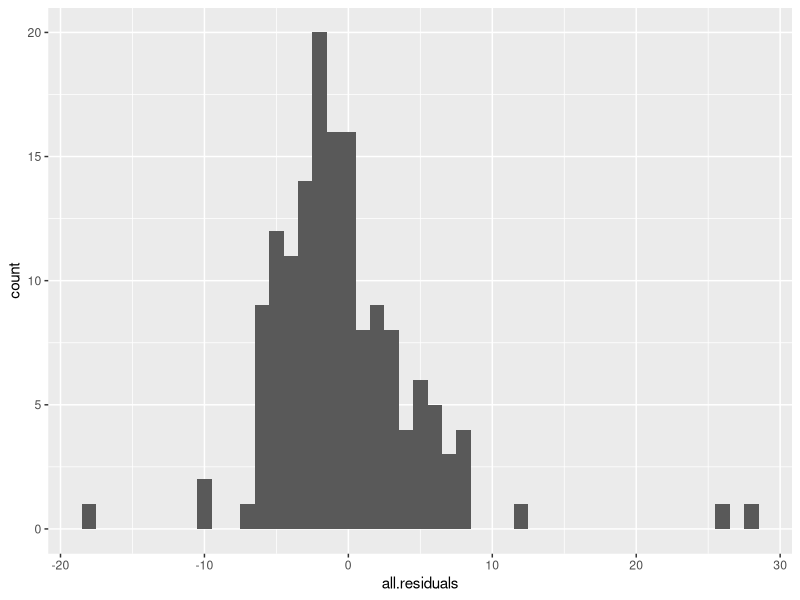
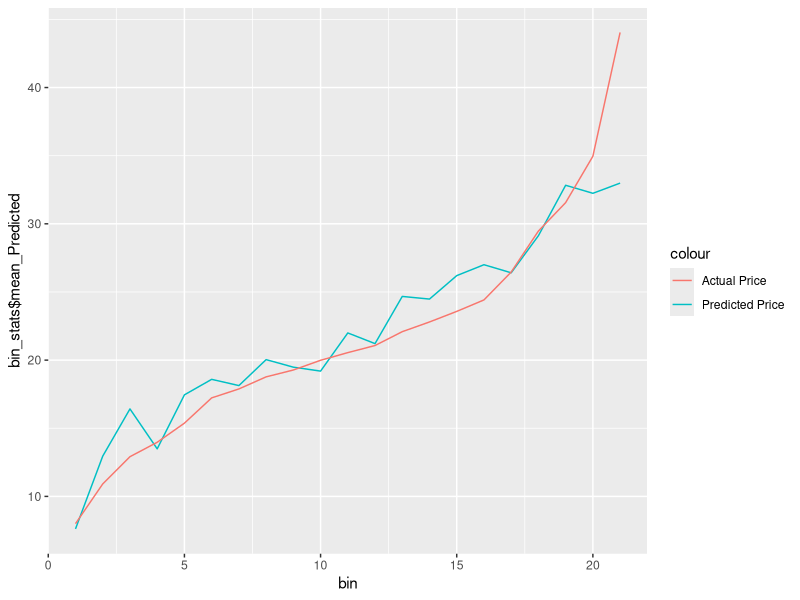
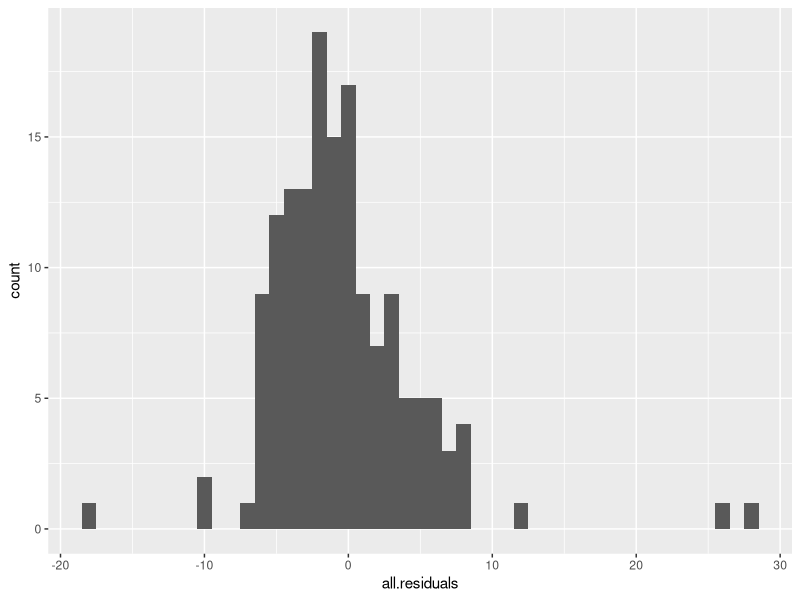
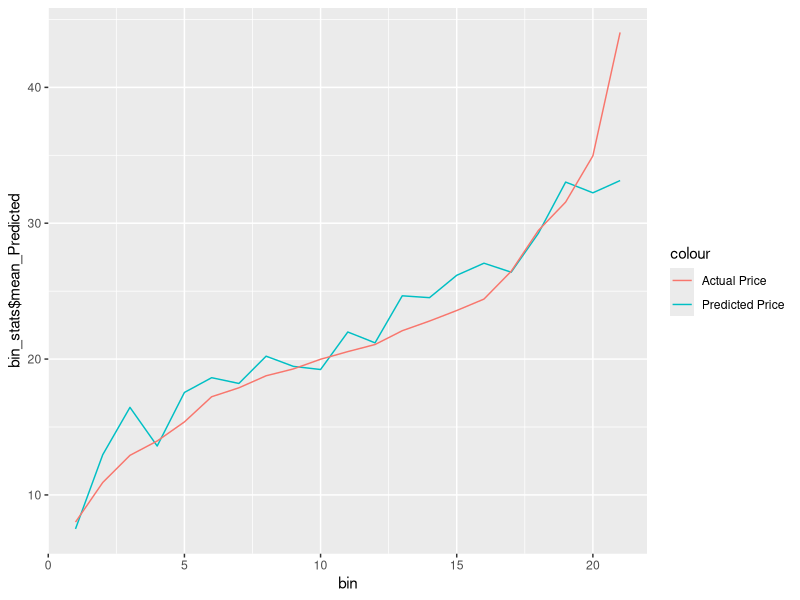
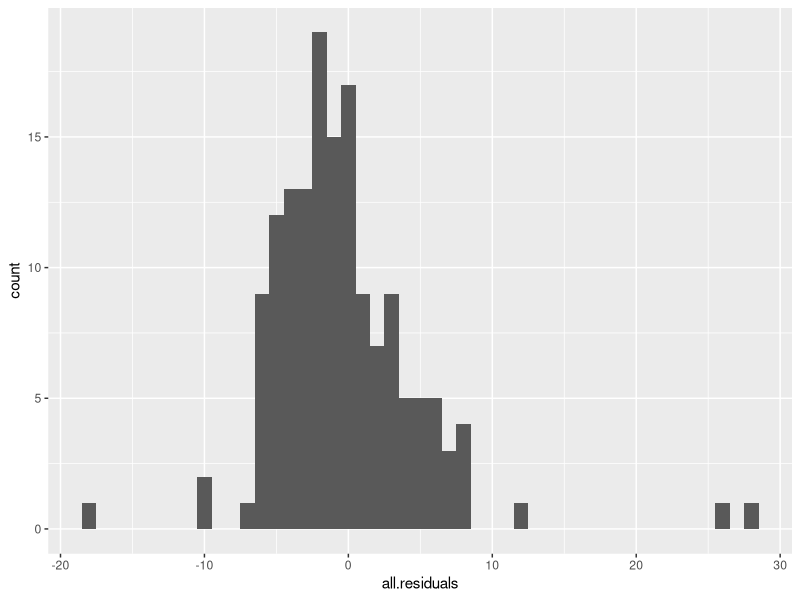
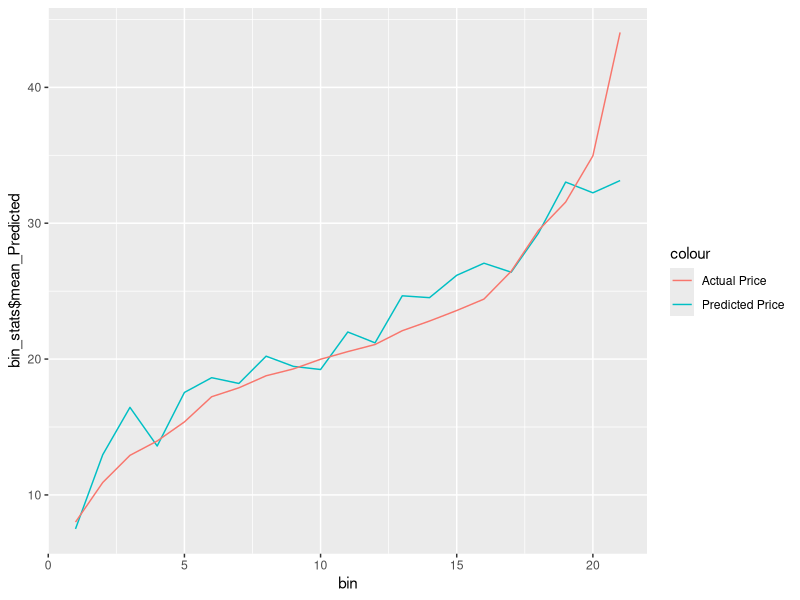
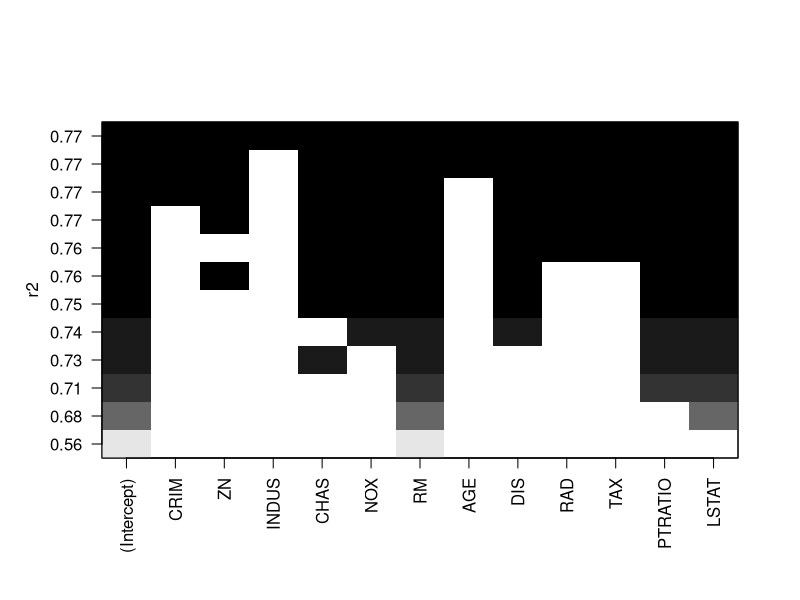
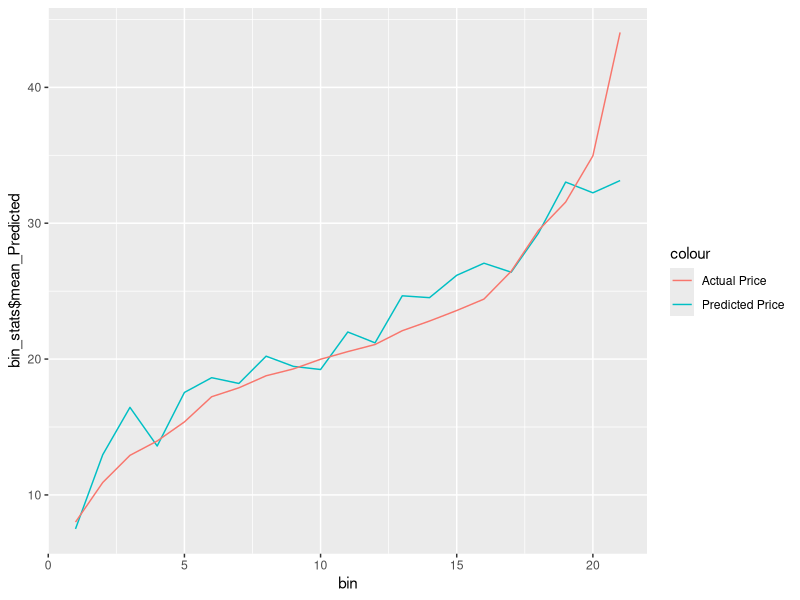

Reproduce these figures in R, in order.
library(forecast) 
library(leaps)
library(ggplot2)

# open BostonHousing.csv
BostonHousing.df <- read.csv("BostonHousing.csv")
View(BostonHousing.df)

set.seed(1)
numberOfRows <- nrow(BostonHousing.df)
train.index <- sample(numberOfRows, numberOfRows*0.7)

train.df <- BostonHousing.df[train.index, -c(14)] 
validation.df <- BostonHousing.df[-train.index,-c(14)]
View(train.df)

housePrice1.lm <- lm(formula = MEDV ~ RM, data = train.df)
housePrice2.lm <- lm(formula = MEDV ~ CRIM, data = train.df)
housePrice3.lm <- lm(formula = MEDV ~ (RM + CRIM + CHAS), data = train.df)


options(scipen = TRUE)
summary(housePrice1.lm)
summary(housePrice2.lm)
summary(housePrice3.lm)

# use accuracy() from forecast package to compute common accuracy measures including rmse.
# From help file (??accuracy) the measures calculated are:
#  ME: Mean Error
#  RMSE: Root Mean Squared Error
#  MAE: Mean Absolute Error
#  MPE: Mean Percentage Error
#  MAPE: Mean Absolute Percentage Error
#  MASE: Mean Absolute Scaled Error
#options(scipen=999, digits = 3)
housePrice1.pred <- predict(housePrice1.lm, validation.df)
housePrice1.pred
View(housePrice1.pred)
accuracy(housePrice1.pred, validation.df$MEDV)

housePrice2.pred <- predict(housePrice2.lm, validation.df)
accuracy(housePrice2.pred, validation.df$MEDV)

housePrice3.pred <- predict(housePrice3.lm, validation.df)
accuracy(housePrice3.pred, validation.df$MEDV)


#calculate rmse by hand to show how it works.  this will typically be done using accuracy()
residuals <- validation.df$MEDV - housePrice3.pred
squaredResiduals <- residuals*residuals
df <- data.frame("Predicted" = housePrice3.pred, "Actual" = validation.df$MEDV,
                 "Residual" = residuals, "Squared Residuals" = residuals*residuals)
rmse <- sqrt(mean(df$Squared.Residuals))
View(df)
rmse


housePrice.lm <- lm(formula = MEDV ~ ., data = train.df)
summary(housePrice.lm)
housePriceAll.pred <- predict(housePrice.lm, validation.df)
accuracy(housePriceAll.pred, validation.df$MEDV)




# Choose a model by AIC in a Stepwise Algorithm
# Forward regression Start with no predictors add them one by one (add the one with largest contribution based on AIC)
# Stop when the addition is not statistically significant to the model
housePrice.lm <- lm(formula = MEDV ~ ., data = train.df)
housePrice.lm.fwd <- step(housePrice.lm, direction = "forward", trace = 1)


summary(housePrice.lm.fwd)
housePrice.lm.fwd.pred <- predict(housePrice.lm.fwd, validation.df)
accuracy(housePrice.lm.fwd.pred, validation.df$MEDV)

all.residuals <- validation.df$MEDV - housePrice.lm.fwd.pred
all.residuals.df <- data.frame(all.residuals)
ggplot(all.residuals.df) + geom_histogram(aes(x = all.residuals), binwidth = 1)

library(dplyr)
library(Hmisc)
library(ggplot2)

###plot predicted price vs target price for range of prices
df <- data.frame("Predicted" = housePrice.lm.fwd.pred, "Actual" = validation.df$MEDV)
df <- df[order(-df$Actual),] 

df$bin = as.numeric(cut2(df$Actual, g = 21))
table(df$bin)
df

# %>% is a pipe operator.  Pipes let you pipe a value forward in an expression.
bin_stats = df %>%
  group_by(bin) %>% summarise(mean_Actual = mean(Actual), mean_Predicted = mean(Predicted), min_Actual = min(Actual), min_Predicted = min(Predicted), max_Actual = max(Actual), max_Predicted = max(Predicted) )

bin_stats

##Plotting actual vs predicted values for Training and Validation data
p1<- ggplot(bin_stats, aes(bin)) + 
  geom_line(aes(y = bin_stats$mean_Predicted, color ="Predicted Price" )) + 
  geom_line(aes(y = bin_stats$mean_Actual, color = "Actual Price")) 

p1

# backward regression Start with all predictors and Successively eliminate least useful predictors one by one
# Stop when all remaining predictors have statistically significant contribution
housePrice.lm <- lm(formula = MEDV ~ ., data = train.df)
housePrice.lm.bwd <- step(housePrice.lm, direction = "backward")
summary(housePrice.lm.bwd)
housePrice.lm.bwd.pred <- predict(housePrice.lm.bwd, validation.df)
accuracy(housePrice.lm.bwd.pred, validation.df$MEDV)

all.residuals <- validation.df$MEDV - housePrice.lm.bwd.pred
all.residuals.df <- data.frame(all.residuals)
ggplot(all.residuals.df) + geom_histogram(aes(x = all.residuals), binwidth = 1)

library(dplyr)
library(Hmisc)
library(ggplot2)

###plot predicted price vs target price for range of prices
df <- data.frame("Predicted" = housePrice.lm.bwd.pred, "Actual" = validation.df$MEDV)
df <- df[order(-df$Actual),] 

df$bin = as.numeric(cut2(df$Actual, g = 21))
table(df$bin)

bin_stats = df %>%
  group_by(bin) %>% summarise(mean_Actual = mean(Actual), mean_Predicted = mean(Predicted), min_Actual = min(Actual), min_Predicted = min(Predicted), max_Actual = max(Actual), max_Predicted = max(Predicted) )

##Plotting actual vs predicted values for Training and Validation data
p1<- ggplot(bin_stats, aes(bin)) + 
  geom_line(aes(y = bin_stats$mean_Predicted, color ="Predicted Price" )) + 
  geom_line(aes(y = bin_stats$mean_Actual, color = "Actual Price")) 

p1

# stepwise regression
# Like forward selection except at each step, also consider dropping non-significant predictors
housePrice.lm <- lm(formula = MEDV ~ ., data = train.df)
housePrice.lm.step <- step(housePrice.lm, direction = "both")
summary(housePrice.lm.step)
housePrice.lm.step.pred <- predict(housePrice.lm.step, validation.df)
accuracy(housePrice.lm.step.pred, validation.df$MEDV)

all.residuals <- validation.df$MEDV - housePrice.lm.step.pred
all.residuals.df <- data.frame(all.residuals)
ggplot(all.residuals.df) + geom_histogram(aes(x = all.residuals), binwidth = 1)

library(dplyr)
library(Hmisc)
library(ggplot2)

###plot predicted price vs target price for range of prices
df <- data.frame("Predicted" = housePrice.lm.step.pred, "Actual" = validation.df$MEDV)
df <- df[order(-df$Actual),] 

df$bin = as.numeric(cut2(df$Actual, g = 21))
table(df$bin)

bin_stats = df %>%
  group_by(bin) %>% summarise(mean_Actual = mean(Actual), mean_Predicted = mean(Predicted), min_Actual = min(Actual), min_Predicted = min(Predicted), max_Actual = max(Actual), max_Predicted = max(Predicted) )

##Plotting actual vs predicted values for Training and Validation data
p1<- ggplot(bin_stats, aes(bin)) + 
  geom_line(aes(y = bin_stats$mean_Predicted, color ="Predicted Price" )) + 
  geom_line(aes(y = bin_stats$mean_Actual, color = "Actual Price")) 

p1

# use regsubsets() in package leaps to run an exhaustive search. 
# regsubsets() will calculate adjusted r2 for every possible combination of predictors
# unlike with lm(), categorical predictors must be turned into dummies manually.

search <- regsubsets(MEDV ~ ., data = train.df, nbest = 1, nvmax = dim(train.df)[2],
                     method = "exhaustive")
sum <- summary(search)
summary(search)

# show models
sum$which

# show metrics
sum$rsq
sum$adjr2


#par(mfrow=c(1,1))
plot(search, scale="r2")

#best 4
best4.lm <- lm(MEDV ~ CHAS + RM + PTRATIO + LSTAT, data = train.df)
summary(best4.lm)
best4.lm.pred <- predict(best4.lm, validation.df)
accuracy(best4.lm.pred, validation.df$MEDV)

 
#library(gains)
library(dplyr)
library(Hmisc)
library(ggplot2)

###plot predicted price vs target price for range of prices
df <- df[order(-df$Actual),] 

df$bin = as.numeric(cut2(df$Actual, g = 21))
table(df$bin)

bin_stats = df %>%
  group_by(bin) %>% summarise(mean_Actual = mean(Actual), mean_Predicted = mean(Predicted), min_Actual = min(Actual), min_Predicted = min(Predicted), max_Actual = max(Actual), max_Predicted = max(Predicted) )

##Plotting actual vs predicted values for Training and Validation data
p1<- ggplot(bin_stats, aes(bin)) + 
  geom_line(aes(y = bin_stats$mean_Predicted, color ="Predicted Price" )) + 
  geom_line(aes(y = bin_stats$mean_Actual, color = "Actual Price")) 

p1
